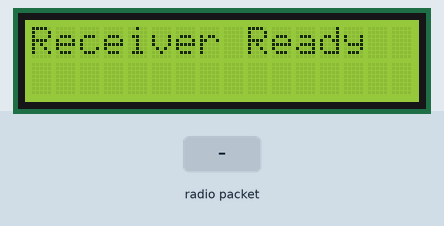
Simulated run of this sketch. Board: Arduino Uno, built with avr-gcc and run on an emulated ATmega328P. Shown: 16×2 character LCD. Inputs (shaded band) come from the test bench. No radio packets arrive unless stated.

Above: at 0.1 s.
2.3 s: radio packet "1" arrives
At 2.7 s:
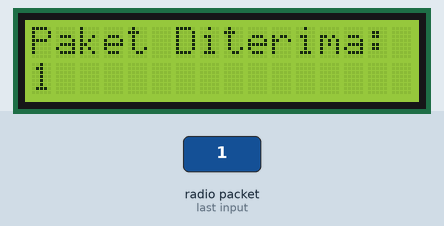
3.8 s: radio packet "0" arrives
At 5.0 s:
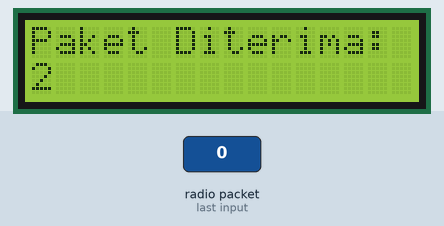
5.3 s: radio packet "2" arrives
At 6.1 s:
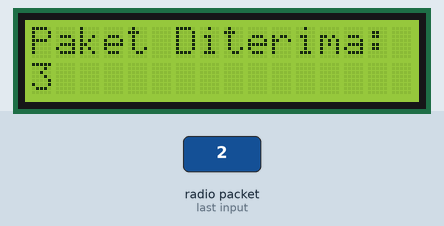
Timing chart, 0 to 8.3 s (numbered marks = the images above; inputs shaded):
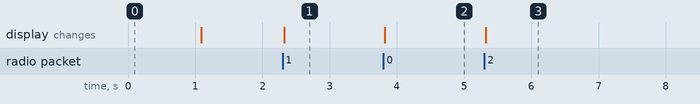

Measured:
- after the input at 2.3 s, the display: changes at once (image 1)
- after the input at 3.8 s, the display: changes at once (image 2)
- after the input at 5.3 s, the display: changes at once (image 3)

The sketch:

NRF_Receiver.ino
```cpp
#include <SPI.h>
#include <nRF24L01.h>
#include <RF24.h>

RF24 radio(10, 9);  // CE, CSN

const byte address[6] = "94321";
#include <LiquidCrystal_I2C.h>
int count;

LiquidCrystal_I2C lcd(0x27, 16, 2);

void setup() {
  Serial.begin(9600);
  lcd.init();
  lcd.backlight();
  lcd.setCursor(0, 0);
  lcd.print("Receiver Ready");
  delay(1000);
  lcd.clear();
  radio.begin();
  radio.openReadingPipe(0, address);
  radio.setPALevel(RF24_PA_MAX);
  radio.setDataRate(RF24_250KBPS);
  radio.startListening();
}

void loop() {
  if (radio.available()) {
    char text[32] = "";
    count++;
    radio.read(&text, sizeof(text));
    lcd.clear();
    radio.stopListening();
    radio.openWritingPipe(address);
    radio.write(text, sizeof(text));
    radio.openReadingPipe(0, address);
    radio.startListening();
    lcd.print("Paket Diterima:");
    lcd.setCursor(0, 1);
    lcd.print(count);
    lcd.setCursor(0, 0);
  }
}
```
